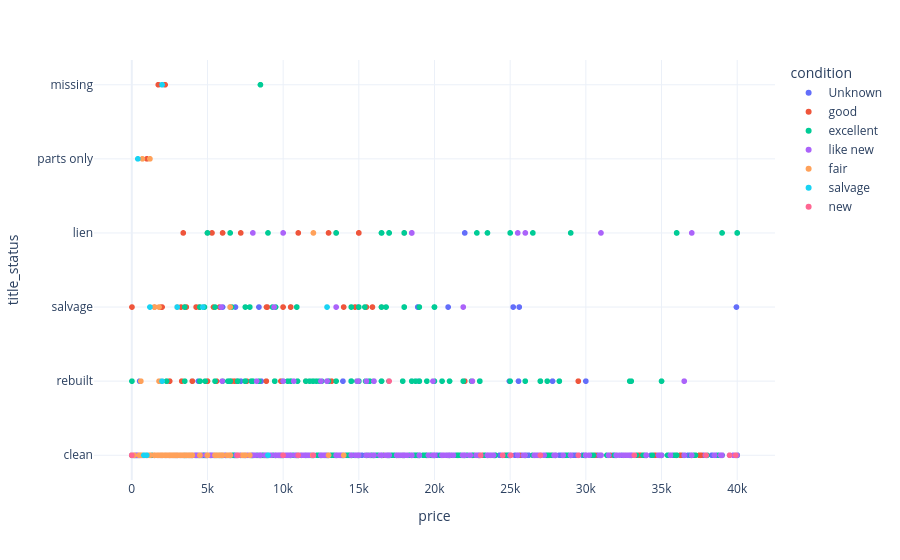

The cell this chart's notebook holds for it:
### Code cell
df_sample = df_clean_minus_outliers.sample(5000, random_state=42)
fig = px.scatter(df_sample, x='price', y='title_status', color='condition', hover_data=['manufacturer', 'model', 'year'])
fig.write_html('../images/price_vs_title_status.html')
fig.show()

### Figure 1 — Plotly figure (JSON) as saved in the notebook; plotly's stock layout.template omitted (floating-point values rounded to 4 significant figures; data arrays with more than 128 entries replaced by an {"elided": "..."} marker saying what was removed)
{"data": [{"customdata": {"elided": "1538x3 mixed values"}, "hovertemplate": "condition=Unknown<br>price=%{x}<br>title_status=%{y}<br>manufacturer=%{customdata[0]}<br>model=%{customdata[1]}<br>year=%{customdata[2]}<extra></extra>", "legendgroup": "Unknown", "marker": {"color": "#636efa", "symbol": "circle"}, "mode": "markers", "name": "Unknown", "showlegend": true, "type": "scattergl", "x": {"elided": "1538 int values"}, "xaxis": "x", "y": {"elided": "1538 str values"}, "yaxis": "y"}, {"customdata": {"elided": "1167x3 mixed values"}, "hovertemplate": "condition=good<br>price=%{x}<br>title_status=%{y}<br>manufacturer=%{customdata[0]}<br>model=%{customdata[1]}<br>year=%{customdata[2]}<extra></extra>", "legendgroup": "good", "marker": {"color": "#EF553B", "symbol": "circle"}, "mode": "markers", "name": "good", "showlegend": true, "type": "scattergl", "x": {"elided": "1167 int values"}, "xaxis": "x", "y": {"elided": "1167 str values"}, "yaxis": "y"}, {"customdata": {"elided": "1718x3 mixed values"}, "hovertemplate": "condition=excellent<br>price=%{x}<br>title_status=%{y}<br>manufacturer=%{customdata[0]}<br>model=%{customdata[1]}<br>year=%{customdata[2]}<extra></extra>", "legendgroup": "excellent", "marker": {"color": "#00cc96", "symbol": "circle"}, "mode": "markers", "name": "excellent", "showlegend": true, "type": "scattergl", "x": {"elided": "1718 int values"}, "xaxis": "x", "y": {"elided": "1718 str values"}, "yaxis": "y"}, {"customdata": {"elided": "417x3 mixed values"}, "hovertemplate": "condition=like new<br>price=%{x}<br>title_status=%{y}<br>manufacturer=%{customdata[0]}<br>model=%{customdata[1]}<br>year=%{customdata[2]}<extra></extra>", "legendgroup": "like new", "marker": {"color": "#ab63fa", "symbol": "circle"}, "mode": "markers", "name": "like new", "showlegend": true, "type": "scattergl", "x": {"elided": "417 int values"}, "xaxis": "x", "y": {"elided": "417 str values"}, "yaxis": "y"}, {"customdata": {"elided": "134x3 mixed values"}, "hovertemplate": "condition=fair<br>price=%{x}<br>title_status=%{y}<br>manufacturer=%{customdata[0]}<br>model=%{customdata[1]}<br>year=%{customdata[2]}<extra></extra>", "legendgroup": "fair", "marker": {"color": "#FFA15A", "symbol": "circle"}, "mode": "markers", "name": "fair", "showlegend": true, "type": "scattergl", "x": {"elided": "134 int values"}, "xaxis": "x", "y": {"elided": "134 str values"}, "yaxis": "y"}, {"customdata": [["honda", "fit", 2009], ["pontiac", "gto", 2006], ["toyota", "corolla", 2004], ["ford", "explorer", 2001], ["mercedes-benz", "benz 63amg", 2007], ["mercedes-benz", "benz ml430", 1999], ["honda", "accord", 1994], ["jeep", "grande cherokee", 2006], ["toyota", "avalon xls", 2001], ["toyota", "tacoma", 2007]], "hovertemplate": "condition=salvage<br>price=%{x}<br>title_status=%{y}<br>manufacturer=%{customdata[0]}<br>model=%{customdata[1]}<br>year=%{customdata[2]}<extra></extra>", "legendgroup": "salvage", "marker": {"color": "#19d3f3", "symbol": "circle"}, "mode": "markers", "name": "salvage", "showlegend": true, "type": "scattergl", "x": [4700, 400, 3000, 990, 9000, 800, 2000, 2000, 1200, 12900], "xaxis": "x", "y": ["salvage", "parts only", "salvage", "clean", "clean", "clean", "rebuilt", "missing", "salvage", "salvage"], "yaxis": "y"}, {"customdata": [["mitsubishi", "lancer evolution gsr", 2015], ["ford", "fusion se hybrid", 2014], ["mitsubishi", "fe-140g", 2020], ["mercedes-benz", "benz s550 4matic", 2012], ["chevrolet", "trailblazer", 2021], ["ford", "thunderbird", 2002], ["jaguar", "s-type", 2003], ["porsche", "boxster convertible 2d", 2002], ["harley-davidson", "davidson", 2000], ["ford", "fusion titanium", 2020], ["nissan", "altima", 2020], ["mitsubishi", "eclipse cross", 2022], ["ram", "1500 classic slt crewcab", 2020], ["jeep", "wrangler unlimited 4x4", 2015], ["volkswagen", "jetta", 2021], ["nissan", "altima ￼", 2015]], "hovertemplate": "condition=new<br>price=%{x}<br>title_status=%{y}<br>manufacturer=%{customdata[0]}<br>model=%{customdata[1]}<br>year=%{customdata[2]}<extra></extra>", "legendgroup": "new", "marker": {"color": "#FF6692", "symbol": "circle"}, "mode": "markers", "name": "new", "showlegend": true, "type": "scattergl", "x": [1, 10999, 1, 24500, 23058, 39500, 6990, 10000, 39900, 33200, 17000, 26998, 37950, 29500, 25049, 11995], "xaxis": "x", "y": ["clean", "clean", "clean", "clean", "clean", "clean", "clean", "clean", "clean", "clean", "rebuilt", "clean", "clean", "clean", "clean", "clean"], "yaxis": "y"}], "layout": {"legend": {"title": {"text": "condition"}, "tracegroupgap": 0}, "margin": {"t": 60}, "xaxis": {"anchor": "y", "domain": [0, 1], "title": {"text": "price"}}, "yaxis": {"anchor": "x", "domain": [0, 1], "title": {"text": "title_status"}}}}
